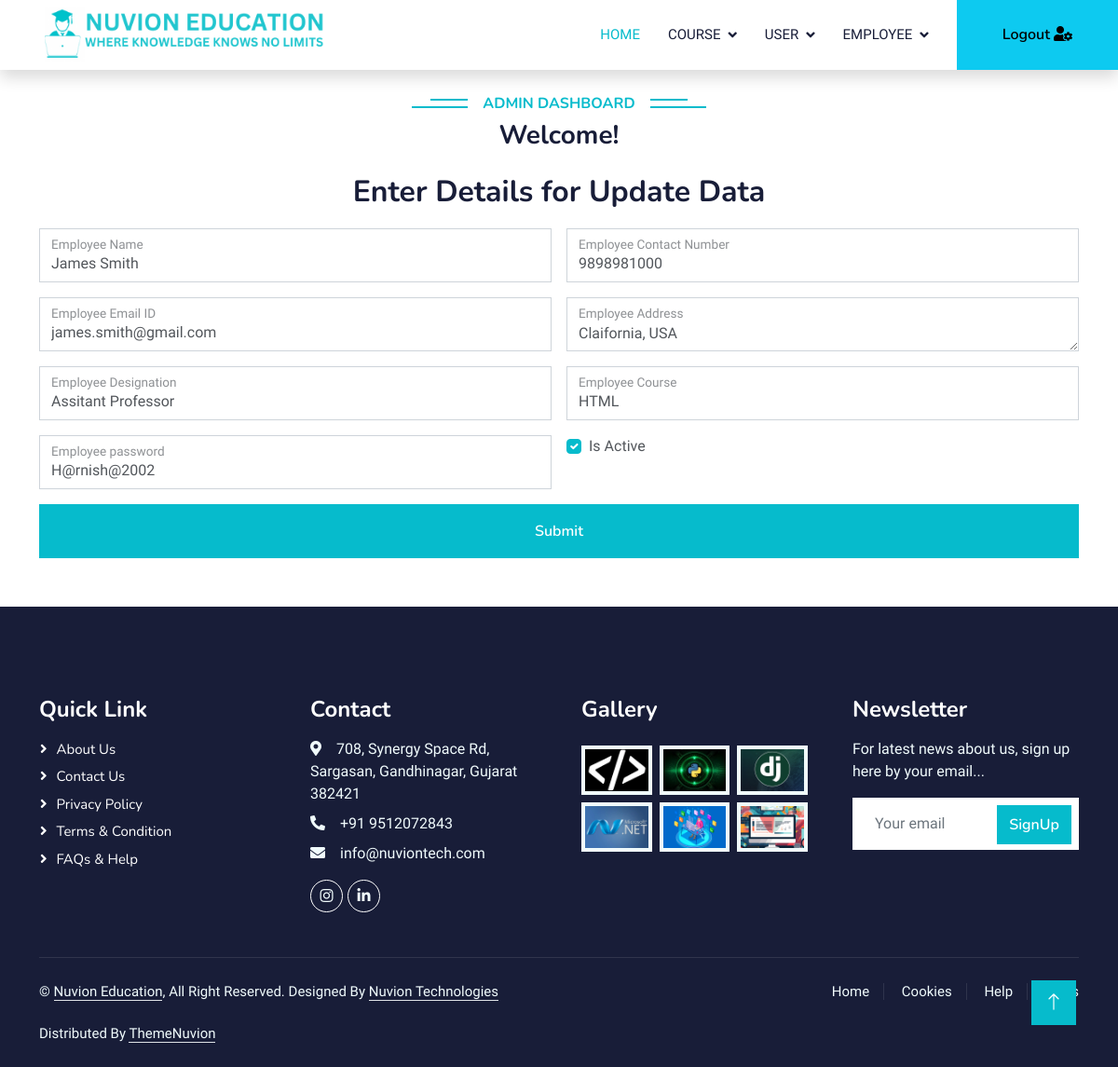
Page /UpdateEmpInfo/9898981000 on the committed database.
### LMS/models.py (models this page shows)
class tblEmpDetails(models.Model):
    Id = models.AutoField(primary_key=True)
    name = models.CharField(max_length=200)
    ContactNo = models.CharField(max_length=20)
    Email = models.CharField(max_length=100)
    address = models.CharField(max_length=600)
    Designation = models.CharField(max_length=50)
    Course = models.CharField(max_length=50, null=True)
    Password = models.CharField(max_length=30)
    Createdate = models.DateField(auto_now=True)
    Modifydate = models.DateField(auto_now=True)
    isActive = models.BooleanField(default=False)
    isDeactive = models.BooleanField(default=False)

### LMS/views.py (the view)
# urls.py: path('UpdateEmpInfo/<str:ContactNo>',UpdateEmpInfo,name='UpdateEmpInfo'),
def UpdateEmpInfo(request, ContactNo):
    Emp_obj = get_object_or_404(tblEmpDetails,ContactNo=ContactNo)
    context = {'EmpInfo': Emp_obj}
    return render(request, 'Admin/frmUpdateEmpInfo.html', context)

### Template/Admin/frmUpdateEmpInfo.html (shortened to what this page needs)
<!DOCTYPE html>
<html lang="en">
<head>
    {% include "LinkFile.html" %}
</head>
<body>
    {% include "Admin/frmAdminHeader.html" %}
    <div class="text-center wow fadeInUp" data-wow-delay="0.1s">
        <h2 class="mb-3">Enter Details for Update Data</h2>
    </div>
    <div class="container-xxl py-1">
        <div class="container">
            <div class="row g-4">
                <div class="col-lg-12 col-md-12 wow fadeInUp" data-wow-delay="0.5s">
                    <form id="updateForm" action="/do_UpdateEmpInfo/" method="post">
                        <div class="row g-3">
                            <div class="col-md-6">
                                <div class="form-floating">
                                    <input type="text" class="form-control" id="name" name="name" value="{{ EmpInfo.name }}" placeholder="Employee Name">
                                    <label for="course">Employee Name</label>
                                </div>
                            </div>
                            <div class="col-md-6">
                                <div class="form-floating">
                                    <input type="number" class="form-control"  id="ContactNo" name="ContactNo" value="{{ EmpInfo.ContactNo }}" placeholder="Employee Contact Number">
                                    <label for="ContactNo">Employee Contact Number</label>
                                </div>
                            </div>
                            <div class="col-md-6">
                                <div class="form-floating">
                                    <input type="Email" class="form-control"  id="Email" name="Email" value="{{ EmpInfo.Email }}" placeholder="Employee Email ID">
                                    <label for="Email">Employee Email ID</label>
                                </div>
                            </div>
                            <div class="col-6">
                                <div class="form-floating">
                                    <textarea class="form-control" placeholder="Employee Address" id="address" name="address">{{ EmpInfo.address }}</textarea>
                                    <label for="address">Employee Address</label>
                                </div>
                            </div>
                            <div class="col-md-6">
                                <div class="form-floating">
                                    <input type="text" class="form-control"  id="Designation" name="Designation" value="{{ EmpInfo.Designation }}" placeholder="Employee Designation">
                                    <label for="Designation">Employee Designation</label>
                                </div>
                            </div>
                            <div class="col-md-6">
                                <div class="form-floating">
                                    <input type="Course" class="form-control"  id="Course" name="Course" value="{{ EmpInfo.Course }}" placeholder="Employee Course">
                                    <label for="Course">Employee Course</label>
                                </div>
                            </div>
                            <div class="col-md-6">
                                <div class="form-floating">
                                    <input type="text" class="form-control"  id="Password" name="Password" value="{{ EmpInfo.Password }}" placeholder="Employee password">
                                    <label for="Password">Employee password</label>
                                </div>
                            </div>
                            <div class="col-md-6">
                                <div class="form-check">
                                    <input class="form-check-input" type="checkbox" id="isActive" name="isActive" {% if EmpInfo.isActive %} checked {% endif %}>
                                    <label class="form-check-label" for="isActive">Is Active</label>
                                </div>
                            </div>
                            <div class="col-12">
                               <button class="btn btn-primary w-100 py-3" type="submit">Submit</button>
                            </div>
                        </div>
                    </form>
                </div>
            </div>
        </div>
    </div>
    {% include 'Footer.html' %}
    {% include 'JS.html' %}
</body>
</html>

### Media/Boot/css/style.css (style rules this page uses)
:root { --primary: #06BBCC; --light: #F0FBFC; --dark: #181d38; }
.btn { font-family: 'Nunito', sans-serif; font-weight: 600; transition: .5s; }
.btn.btn-primary, .btn.btn-secondary { color: #FFFFFF; }

### rows in the picture
tblEmpDetails: name "James Smith", ContactNo "9898981000", Email "james.smith@gmail.com", address "Claifornia, USA", Designation "Assitant Professor", Course "HTML", Password "H@rnish@2002", isActive "☑"
